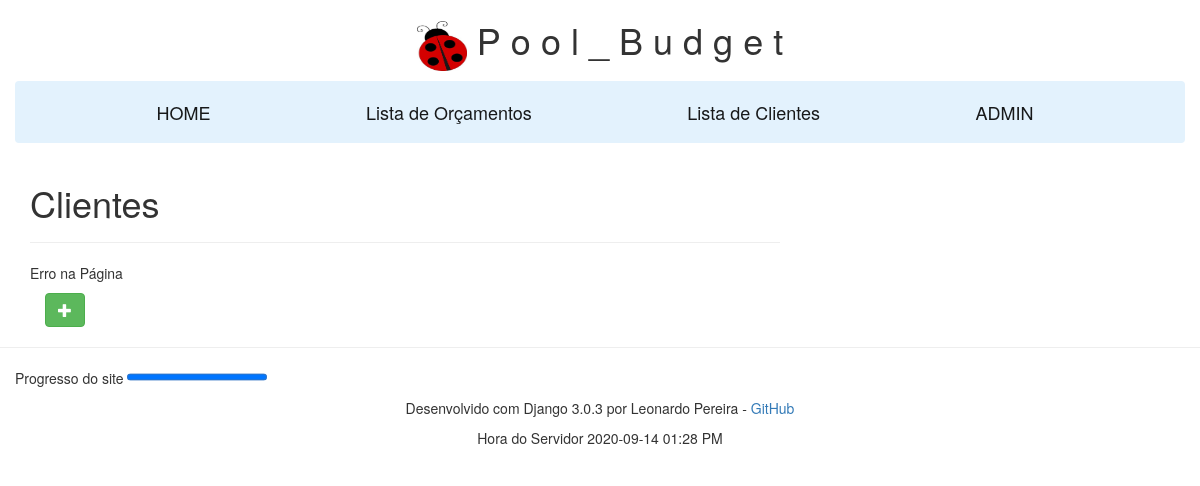
Page /cliente on the earlier database version.
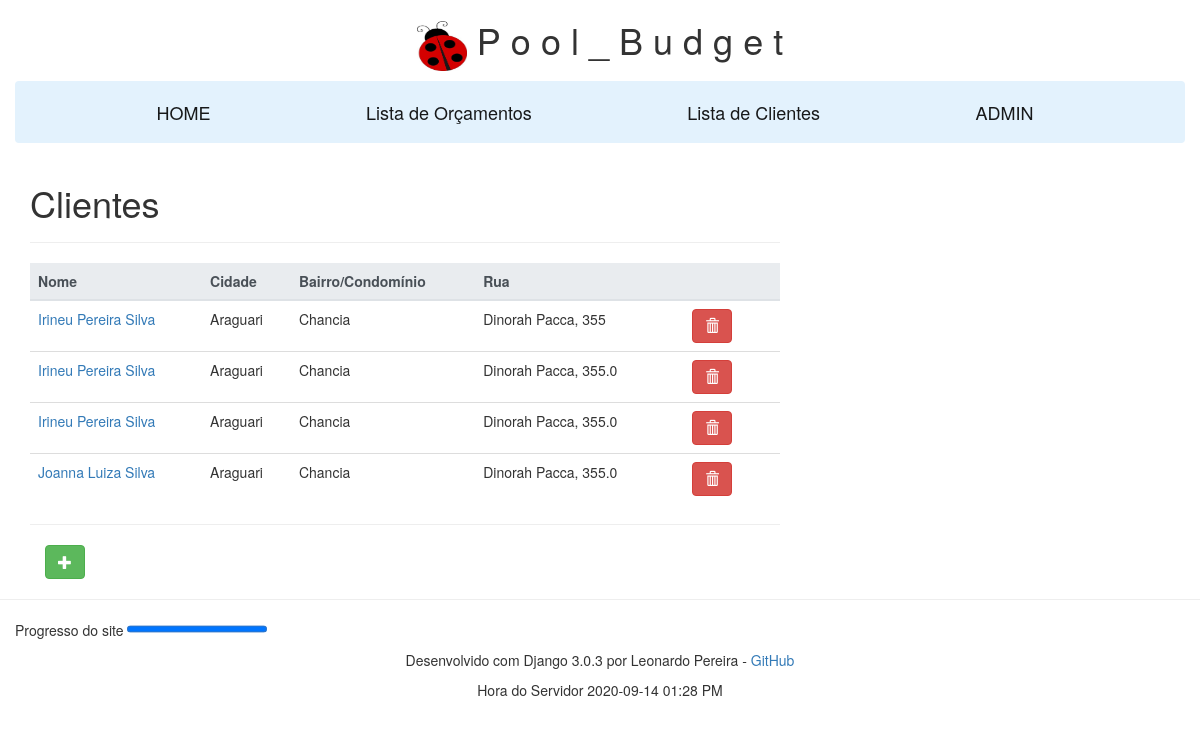
Same page on the later database version.
### dimensoes/models.py (models this page shows, shortened)
class ClienteModel(models.Model):
    nome = models.CharField(max_length=30)
    sobrenome = models.CharField(max_length=30)
    estado = models.CharField(max_length=15, blank=True)
    cidade = models.CharField(max_length=20, blank=True)
    bairro = models.CharField(max_length=20, blank=True)
    rua = models.CharField(max_length=100, blank=True)
    numero_casa = models.CharField(max_length=10, blank=True)
    cep = models.CharField(max_length=20, blank=True)
    telefone = models.IntegerField(blank=True, default=0)
    email = models.EmailField(max_length = 50, blank=True, help_text='Ex. clinte@gmail.com')
    @property
    def nome_completo(self):
        return self.nome + ' ' + self.sobrenome
    class Meta:
        ordering = ['nome', 'sobrenome']
    def get_absolute_url(self):
        return reverse('cliente-id', args=[str(self.id)])

### dimensoes/views.py (the view)
# urls.py: path('cliente', views.ClienteListView.as_view(), name='cliente'),
class ClienteListView(generic.ListView):
    model = ClienteModel
    paginate_by = 10
    context_object_name = 'lista_cliente'
    template_name = 'dimensoes/cliente_list.html'

### dimensoes/templatetags/my_tags.py (called while the page is built)
@register.simple_tag
def current_time(format_string):
    return datetime.now().strftime(format_string)

### dimensoes/templates/dimensoes/cliente_list.html
{% extends "base_generic.html" %}
{% block content %}
<h1>Clientes</h1>
<hr>
{% if lista_cliente %}
    <table class="table">
      <thead class="thead-light">
        <tr>
          <th scope="col">Nome</th>
          <th scope="col">Cidade</th>
          <th scope="col">Bairro/Condomínio</th>
          <th scope="col">Rua</th>
          <th></th>
        </tr>
      </thead>
      {% for cliente in lista_cliente %}
        <tr>
          <td><a href="{{ cliente.get_absolute_url }}">{{ cliente.nome_completo|title }} </a>  </td>
          <td>{{ cliente.cidade|title }}</td>
          <td>{{ cliente.bairro|title }}</td>
          <td>{{ cliente.rua|title }}, {{ cliente.numero_casa }}</td>
          <td>
            <div class="col-md-1 col-xs-1 col-sm-1">
                <a href="{% url 'cliente_delete' cliente.pk %}">
                    <button onclick="return confirm('Are you sure?');" type="button" class="btn btn-danger">
                        <span class="glyphicon glyphicon-trash"></span>
                    </button>
                </a>
            </div>
          </td>
        </tr>
      {% endfor %}
    </table>
<hr>
    {% else %}
      <p>Erro na Página</p>
    {% endif %}
        <div class="col-md-1 col-xs-1 col-sm-1">
            <a href="{% url 'cliente_create' %}">
          <button type="button" class="btn btn-success">
            <span class="glyphicon glyphicon-plus"></span>
          </button></a>
        </div>
{% endblock %}

Differences in the rows shown:
added ClienteModel: nome_completo "Irineu Pereira Silva", cidade "Araguari", bairro "Chancia", rua "Dinorah Pacca", numero_casa "355"
added ClienteModel: nome_completo "Irineu Pereira Silva", cidade "Araguari", bairro "Chancia", rua "Dinorah Pacca", numero_casa "355.0"
added ClienteModel: nome_completo "Irineu Pereira Silva", cidade "Araguari", bairro "Chancia", rua "Dinorah Pacca", numero_casa "355.0"
added ClienteModel: nome_completo "Joanna Luiza Silva", cidade "Araguari", bairro "Chancia", rua "Dinorah Pacca", numero_casa "355.0"
Other differences:
text no longer shown: "Erro na Página"
text now shown: "Nome Cidade Bairro/Condomínio Rua"
